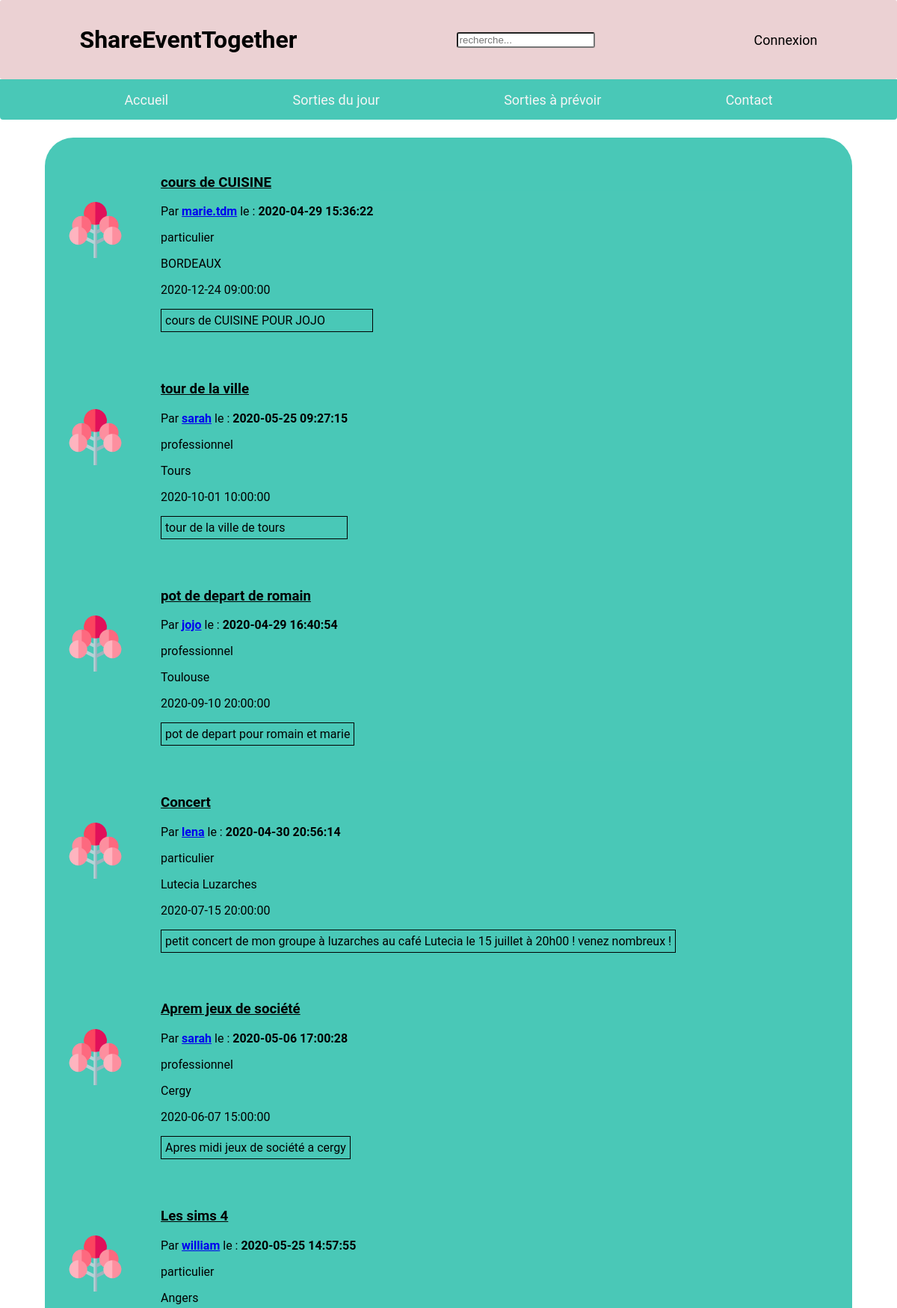
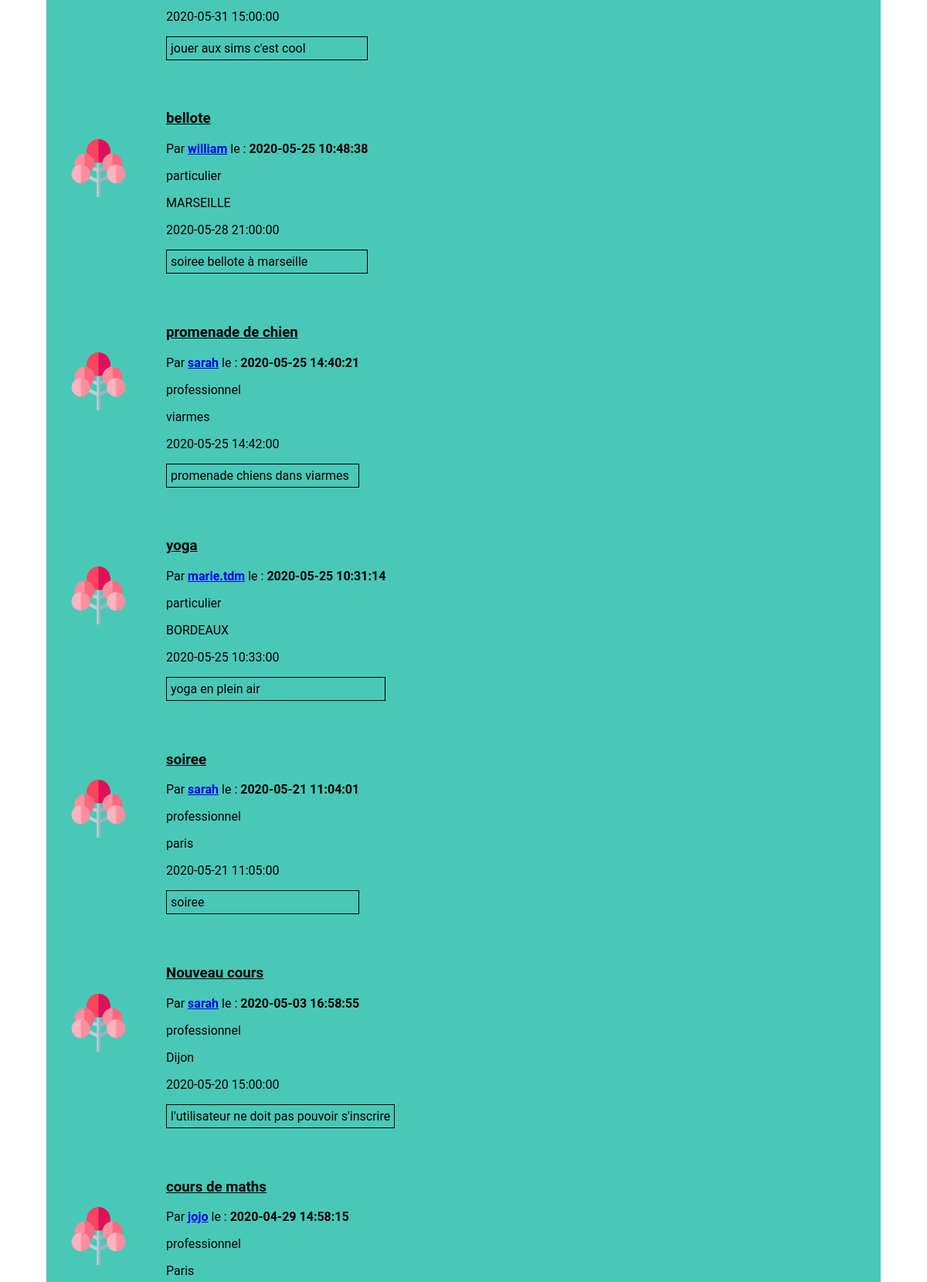
The app's page /php/recherche.php (upper part) with its own data (2 pictures, top to bottom).
### tables this page shows
CREATE TABLE `evenements` (
  `id_evenement` int(11) NOT NULL,
  `id_utilisateur` int(11) NOT NULL,
  `date_poste` datetime NOT NULL DEFAULT current_timestamp(),
  `description` text NOT NULL,
  `date_evenement` datetime NOT NULL,
  `titre_evenement` varchar(250) NOT NULL,
  `id_karma` int(11) DEFAULT NULL,
  `lieu` varchar(255) DEFAULT NULL,
  `id_categorie` int(11) DEFAULT NULL
);

CREATE TABLE `utilisateurs` (
  `id_utilisateur` int(11) NOT NULL,
  `prenom` varchar(100) NOT NULL,
  `nom` varchar(100) NOT NULL,
  `date_naissance` date NOT NULL,
  `adresse` varchar(250) NOT NULL,
  `code_postale` int(5) NOT NULL,
  `pays` varchar(100) NOT NULL,
  `telephone` int(10) NOT NULL,
  `mail` varchar(250) NOT NULL,
  `pseudo` varchar(100) NOT NULL,
  `mot_de_passe` varchar(255) NOT NULL,
  `type_utilisateur` varchar(50) NOT NULL,
  `ville` varchar(200) NOT NULL,
  `date_creation_utilisateur` datetime DEFAULT current_timestamp()
);

### php/recherche.php (the view, shortened to what this page needs)
<?php
require("../controllers/bdd.php");
?>
<!DOCTYPE html>
<html lang="fr">
<head>
    <link rel="stylesheet" href="../assets/css/sortie.css"/>
</head>
<body>
<?php
if (isset($_SESSION['username'])) {
    require("headerConnect.php");
} else {
    require("headerDisconnect.php");
}
$articles = $bdd->query('SELECT * FROM evenements as e LEFT JOIN utilisateurs as u ON e.id_utilisateur = u.id_utilisateur ORDER BY e.date_evenement DESC');
?>
<section class="fond">
    <div class="filter">
        <?php
        if ($articles->rowCount() > 0) {
        while ($donnees = $articles->fetch()) {
            ?>
            <div class="listOfEvent">
                <ul class="collectionItem">
                    <div class="pictureEvent">
                        <img id="imgTree" src="../assets/images/arbre_icon.png"/>
                    </div>
                    <div class="pictureEvent">
                        <h3 class="titleOfEvent"><?php echo $donnees['titre_evenement']; ?> </h3>
                        <p><?php echo "Par " ?> <b><a href="profilUser.php?id_user= <?php echo $donnees['id_utilisateur'] ?>"> <?php echo $donnees['pseudo'] ?></a></b> le : <b> <?php echo $donnees['date_poste'] ?></b></p>
                        <p><?php echo $donnees['type_utilisateur']; ?></p>
                        <p><?php echo $donnees['lieu']; ?></p>
                        <p><?php echo $donnees['date_evenement']; ?></p>
                        <p class="description"><?php echo $donnees['description']; ?></p>
                    </div>
                </ul>
            </div>
            <?php
        }
        ?>
    </div>
</section>
<?php
} else {
    ?>
    Aucun résultat pour : <?= $search ?>...
    <?php
}
?>

### assets/css/sortie.css (style rules this page uses)
body { margin: 0 !important; font-family: 'Roboto', sans-serif; }
.fond { display: flex; margin-left: 5%; margin-right: 5%; padding: 10px 10px 10px 10px; background: rgba(23, 185, 163, 0.78) !important; border-radius: 38px; top: 195px; }
.fond { display: block; }
#imgTree { width: 75px; padding-right: 50px; margin-top: 45%; }
.titleOfEvent { text-decoration: underline; }
.collectionItem { display: flex; flex-direction: row; margin: 10px; padding: 10px; }
.description { border: 1px solid black; padding: 5px; }

### assets/css/headerConnect.css (style rules this page uses)
body { margin: 0 !important; font-family: 'Roboto', sans-serif; }

### records on screen
evenements: titre_evenement "cours de CUISINE", id_utilisateur.pseudo "marie.tdm", date_poste "2020-04-29 15:36:22", id_utilisateur.type_utilisateur "particulier", lieu "BORDEAUX", date_evenement "2020-12-24 09:00:00", description "cours de CUISINE POUR JOJO"
evenements: titre_evenement "tour de la ville", id_utilisateur.pseudo "sarah", date_poste "2020-05-25 09:27:15", id_utilisateur.type_utilisateur "professionnel", lieu "Tours", date_evenement "2020-10-01 10:00:00", description "tour de la ville de tours"
evenements: titre_evenement "pot de depart de romain", id_utilisateur.pseudo "jojo", date_poste "2020-04-29 16:40:54", id_utilisateur.type_utilisateur "professionnel", lieu "Toulouse", date_evenement "2020-09-10 20:00:00", description "pot de depart pour romain et marie"
evenements: titre_evenement "Concert", id_utilisateur.pseudo "lena", date_poste "2020-04-30 20:56:14", id_utilisateur.type_utilisateur "particulier", lieu "Lutecia Luzarches", date_evenement "2020-07-15 20:00:00", description "petit concert de mon groupe à luzarches au café Lutecia le 15 juillet à 20h00 ! venez nombreux !"
evenements: titre_evenement "Aprem jeux de société", id_utilisateur.pseudo "sarah", date_poste "2020-05-06 17:00:28", id_utilisateur.type_utilisateur "professionnel", lieu "Cergy", date_evenement "2020-06-07 15:00:00", description "Apres midi jeux de société a cergy"
evenements: titre_evenement "Les sims 4", id_utilisateur.pseudo "william", date_poste "2020-05-25 14:57:55", id_utilisateur.type_utilisateur "particulier", lieu "Angers", date_evenement "2020-05-31 15:00:00", description "jouer aux sims c'est cool"
evenements: titre_evenement "bellote", id_utilisateur.pseudo "william", date_poste "2020-05-25 10:48:38", id_utilisateur.type_utilisateur "particulier", lieu "MARSEILLE", date_evenement "2020-05-28 21:00:00", description "soiree bellote à marseille"
evenements: titre_evenement "promenade de chien", id_utilisateur.pseudo "sarah", date_poste "2020-05-25 14:40:21", id_utilisateur.type_utilisateur "professionnel", lieu "viarmes", date_evenement "2020-05-25 14:42:00", description "promenade chiens dans viarmes"
evenements: titre_evenement "yoga", id_utilisateur.pseudo "marie.tdm", date_poste "2020-05-25 10:31:14", id_utilisateur.type_utilisateur "particulier", lieu "BORDEAUX", date_evenement "2020-05-25 10:33:00", description "yoga en plein air"
evenements: titre_evenement "soiree", id_utilisateur.pseudo "sarah", date_poste "2020-05-21 11:04:01", id_utilisateur.type_utilisateur "professionnel", lieu "paris", date_evenement "2020-05-21 11:05:00", description "soiree"
evenements: titre_evenement "Nouveau cours", id_utilisateur.pseudo "sarah", date_poste "2020-05-03 16:58:55", id_utilisateur.type_utilisateur "professionnel", lieu "Dijon", date_evenement "2020-05-20 15:00:00", description "l'utilisateur ne doit pas pouvoir s'inscrire"
evenements: titre_evenement "cours de maths", id_utilisateur.pseudo "jojo", date_poste "2020-04-29 14:58:15", id_utilisateur.type_utilisateur "professionnel", lieu "Paris"
